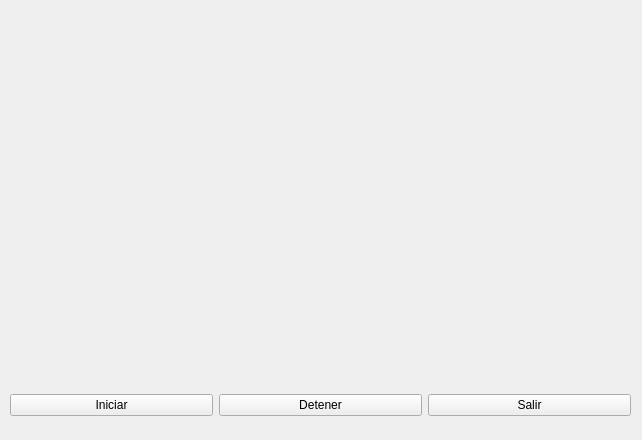
<?xml version="1.0" encoding="UTF-8"?>
<ui version="4.0">
 <class>MainWindow</class>
 <widget class="QMainWindow" name="MainWindow">
  <property name="geometry">
   <rect>
    <x>0</x>
    <y>0</y>
    <width>642</width>
    <height>440</height>
   </rect>
  </property>
  <property name="windowTitle">
   <string>MainWindow</string>
  </property>
  <widget class="QWidget" name="centralwidget">
   <widget class="QWidget" name="PorteriaFutbol" native="true">
    <property name="geometry">
     <rect>
      <x>10</x>
      <y>10</y>
      <width>620</width>
      <height>359</height>
     </rect>
    </property>
    <property name="styleSheet">
     <string notr="true">background-image: url(:/imgs/estadio-deportivo-ilustracion-porteria-futbol_53562-5609.jpg);</string>
    </property>
    <widget class="QLabel" name="label">
     <property name="geometry">
      <rect>
       <x>250</x>
       <y>160</y>
       <width>101</width>
       <height>121</height>
      </rect>
     </property>
     <property name="styleSheet">
      <string notr="true">background-image: url(:/imgs/portero.png);</string>
     </property>
     <property name="text">
      <string/>
     </property>
    </widget>
    <widget class="QLabel" name="label_2">
     <property name="geometry">
      <rect>
       <x>290</x>
       <y>290</y>
       <width>61</width>
       <height>71</height>
      </rect>
     </property>
     <property name="styleSheet">
      <string notr="true">background-image: url(:/imgs/balon.png);</string>
     </property>
     <property name="text">
      <string/>
     </property>
    </widget>
   </widget>
   <widget class="QWidget" name="horizontalLayoutWidget">
    <property name="geometry">
     <rect>
      <x>10</x>
      <y>380</y>
      <width>621</width>
      <height>51</height>
     </rect>
    </property>
    <layout class="QHBoxLayout" name="horizontalLayout">
     <item>
      <widget class="QPushButton" name="BotonInciar">
       <property name="text">
        <string>Iniciar</string>
       </property>
      </widget>
     </item>
     <item>
      <widget class="QPushButton" name="BotonDetener">
       <property name="text">
        <string>Detener</string>
       </property>
      </widget>
     </item>
     <item>
      <widget class="QPushButton" name="BotonDetener_2">
       <property name="text">
        <string>Salir</string>
       </property>
      </widget>
     </item>
    </layout>
   </widget>
  </widget>
 </widget>
 <resources/>
 <connections>
  <connection>
   <sender>BotonDetener_2</sender>
   <signal>clicked()</signal>
   <receiver>MainWindow</receiver>
   <slot>close()</slot>
   <hints>
    <hint type="sourcelabel">
     <x>558</x>
     <y>398</y>
    </hint>
    <hint type="destinationlabel">
     <x>637</x>
     <y>375</y>
    </hint>
   </hints>
  </connection>
 </connections>
</ui>
